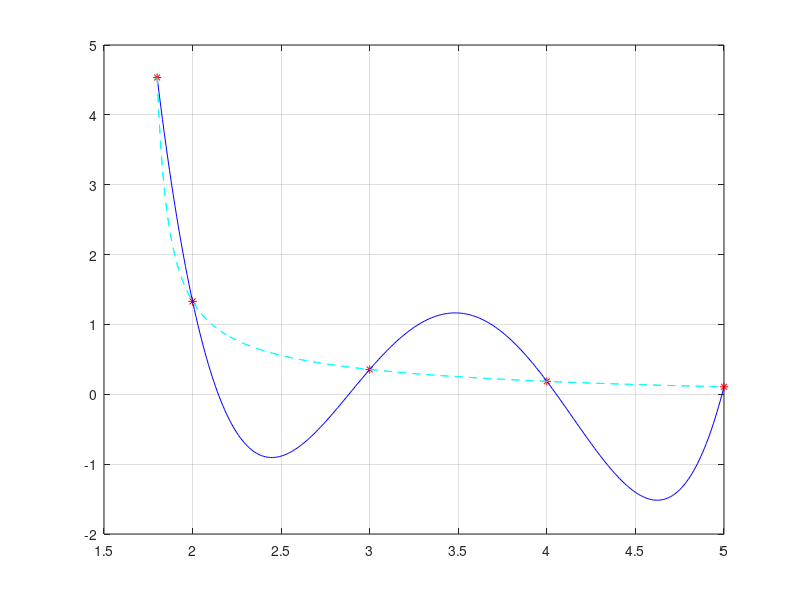

Write MATLAB code to recreate this figure.
clc
clear all
close all

x=[1.8 2 3 4 5]';
y=exp(-x/1.8)+1./(x.^2-3)

A=[x.^4 x.^3 x.^2 x ones(5,1)]
b=y;
a=inv(A)*b

xpol=1.8:0.01:5;
xpol2=1.8:0.01:5;
xpol1=1.8:0.01:5;
p=a(1)*xpol.^4+a(2)*xpol.^3+a(3)*xpol.^2+a(4)*xpol+a(5);
freal=exp(-xpol1/1.8)+1./(xpol1.^2-3);
freal2=exp(-xpol2/1.8)+1./(xpol2.^2-3);
plot(x,y,'r*',xpol,p,'b-')
hold on
grid on
Error1=abs(a(1)*2.5.^4+a(2)*2.5.^3+a(3)*2.5.^2+a(4)*2.5+a(5)-(exp(-2.5/1.8)+1./(2.5.^2-3)))
Error2=abs(a(1)*6.^4+a(2)*6.^3+a(3)*6.^2+a(4)*6+a(5)-(exp(-6/1.8)+1./(6.^2-3)))
plot(xpol1,freal,'c--', xpol2,freal2,'c--')